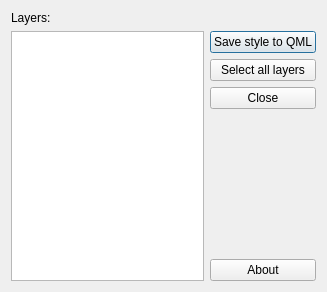
<?xml version="1.0" encoding="UTF-8"?>
<ui version="4.0">
 <class>SaveQML</class>
 <widget class="QDialog" name="SaveQML">
  <property name="geometry">
   <rect>
    <x>0</x>
    <y>0</y>
    <width>327</width>
    <height>292</height>
   </rect>
  </property>
  <property name="sizePolicy">
   <sizepolicy hsizetype="Preferred" vsizetype="Preferred">
    <horstretch>0</horstretch>
    <verstretch>0</verstretch>
   </sizepolicy>
  </property>
  <property name="windowTitle">
   <string>Save styles to qml files</string>
  </property>
  <property name="locale">
   <locale language="English" country="UnitedStates"/>
  </property>
  <property name="sizeGripEnabled">
   <bool>false</bool>
  </property>
  <property name="modal">
   <bool>false</bool>
  </property>
  <layout class="QGridLayout" name="gridLayout">
   <item row="0" column="0">
    <widget class="QLabel" name="label">
     <property name="sizePolicy">
      <sizepolicy hsizetype="Preferred" vsizetype="Fixed">
       <horstretch>0</horstretch>
       <verstretch>0</verstretch>
      </sizepolicy>
     </property>
     <property name="text">
      <string>Layers:</string>
     </property>
     <property name="buddy">
      <cstring>lvMapLayers</cstring>
     </property>
    </widget>
   </item>
   <item row="1" column="0">
    <widget class="QListView" name="lvMapLayers">
     <property name="sizePolicy">
      <sizepolicy hsizetype="Expanding" vsizetype="Expanding">
       <horstretch>0</horstretch>
       <verstretch>0</verstretch>
      </sizepolicy>
     </property>
     <property name="maximumSize">
      <size>
       <width>16777215</width>
       <height>16777215</height>
      </size>
     </property>
     <property name="selectionMode">
      <enum>QAbstractItemView::ExtendedSelection</enum>
     </property>
    </widget>
   </item>
   <item row="1" column="1">
    <layout class="QVBoxLayout" name="verticalLayout">
     <item>
      <widget class="QPushButton" name="pbnApplyStyle">
       <property name="text">
        <string>Save style to QML</string>
       </property>
      </widget>
     </item>
     <item>
      <widget class="QPushButton" name="pbnSelectAllLayers">
       <property name="text">
        <string>Select all layers</string>
       </property>
      </widget>
     </item>
     <item>
      <widget class="QPushButton" name="pbnClose">
       <property name="text">
        <string>Close</string>
       </property>
      </widget>
     </item>
     <item>
      <spacer name="verticalSpacer">
       <property name="orientation">
        <enum>Qt::Vertical</enum>
       </property>
       <property name="sizeHint" stdset="0">
        <size>
         <width>20</width>
         <height>13</height>
        </size>
       </property>
      </spacer>
     </item>
     <item>
      <widget class="QPushButton" name="pbnAbout">
       <property name="text">
        <string>About</string>
       </property>
      </widget>
     </item>
    </layout>
   </item>
  </layout>
 </widget>
 <tabstops>
  <tabstop>pbnSelectAllLayers</tabstop>
  <tabstop>lvMapLayers</tabstop>
  <tabstop>pbnApplyStyle</tabstop>
  <tabstop>pbnClose</tabstop>
  <tabstop>pbnAbout</tabstop>
 </tabstops>
 <resources/>
 <connections/>
</ui>
